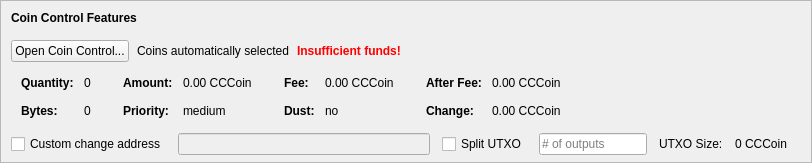
    <widget class="QFrame" name="frameCoinControl">
     <property name="sizePolicy">
      <sizepolicy hsizetype="Expanding" vsizetype="Expanding">
       <horstretch>0</horstretch>
       <verstretch>0</verstretch>
      </sizepolicy>
     </property>
     <property name="maximumSize">
      <size>
       <width>16777215</width>
       <height>16777215</height>
      </size>
     </property>
     <property name="frameShape">
      <enum>QFrame::StyledPanel</enum>
     </property>
     <property name="frameShadow">
      <enum>QFrame::Sunken</enum>
     </property>
     <layout class="QVBoxLayout" name="verticalLayoutCoinControl2">
      <property name="spacing">
       <number>0</number>
      </property>
      <property name="leftMargin">
       <number>0</number>
      </property>
      <property name="topMargin">
       <number>0</number>
      </property>
      <property name="rightMargin">
       <number>0</number>
      </property>
      <property name="bottomMargin">
       <number>6</number>
      </property>
      <item>
       <layout class="QVBoxLayout" name="verticalLayoutCoinControl" stretch="0,0,0,0,1">
        <property name="spacing">
         <number>0</number>
        </property>
        <property name="leftMargin">
         <number>10</number>
        </property>
        <property name="topMargin">
         <number>10</number>
        </property>
        <item>
         <layout class="QHBoxLayout" name="horizontalLayoutCoinControl1">
          <property name="bottomMargin">
           <number>15</number>
          </property>
          <item>
           <widget class="QLabel" name="labelCoinControlFeatures">
            <property name="sizePolicy">
             <sizepolicy hsizetype="Preferred" vsizetype="Maximum">
              <horstretch>0</horstretch>
              <verstretch>0</verstretch>
             </sizepolicy>
            </property>
            <property name="font">
             <font>
              <weight>75</weight>
              <bold>true</bold>
             </font>
            </property>
            <property name="styleSheet">
             <string notr="true">font-weight:bold;</string>
            </property>
            <property name="text">
             <string>Coin Control Features</string>
            </property>
           </widget>
          </item>
         </layout>
        </item>
        <item>
         <layout class="QHBoxLayout" name="horizontalLayoutCoinControl2" stretch="0,0,0,0">
          <property name="spacing">
           <number>8</number>
          </property>
          <property name="bottomMargin">
           <number>10</number>
          </property>
          <item>
           <widget class="QPushButton" name="pushButtonCoinControl">
            <property name="styleSheet">
             <string notr="true"/>
            </property>
            <property name="text">
             <string>Open Coin Control...</string>
            </property>
            <property name="autoDefault">
             <bool>false</bool>
            </property>
           </widget>
          </item>
          <item>
           <widget class="QLabel" name="labelCoinControlAutomaticallySelected">
            <property name="text">
             <string>Coins automatically selected</string>
            </property>
            <property name="margin">
             <number>5</number>
            </property>
           </widget>
          </item>
          <item>
           <widget class="QLabel" name="labelCoinControlInsuffFunds">
            <property name="font">
             <font>
              <weight>75</weight>
              <bold>true</bold>
             </font>
            </property>
            <property name="styleSheet">
             <string notr="true">color:red;font-weight:bold;</string>
            </property>
            <property name="text">
             <string>Insufficient funds!</string>
            </property>
            <property name="margin">
             <number>5</number>
            </property>
           </widget>
          </item>
          <item>
           <spacer name="horizontalSpacerCoinControl">
            <property name="orientation">
             <enum>Qt::Horizontal</enum>
            </property>
            <property name="sizeHint" stdset="0">
             <size>
              <width>40</width>
              <height>1</height>
             </size>
            </property>
           </spacer>
          </item>
         </layout>
        </item>
        <item>
         <widget class="QWidget" name="widgetCoinControl" native="true">
          <property name="sizePolicy">
           <sizepolicy hsizetype="Preferred" vsizetype="Preferred">
            <horstretch>0</horstretch>
            <verstretch>0</verstretch>
           </sizepolicy>
          </property>
          <property name="minimumSize">
           <size>
            <width>0</width>
            <height>0</height>
           </size>
          </property>
          <property name="styleSheet">
           <string notr="true"/>
          </property>
          <layout class="QHBoxLayout" name="horizontalLayoutCoinControl5">
           <property name="leftMargin">
            <number>0</number>
           </property>
           <property name="topMargin">
            <number>0</number>
           </property>
           <property name="rightMargin">
            <number>0</number>
           </property>
           <property name="bottomMargin">
            <number>0</number>
           </property>
           <item>
            <layout class="QHBoxLayout" name="horizontalLayoutCoinControl3" stretch="0,0,0,1">
             <property name="spacing">
              <number>20</number>
             </property>
             <property name="topMargin">
              <number>0</number>
             </property>
             <property name="bottomMargin">
              <number>10</number>
             </property>
             <item>
              <layout class="QFormLayout" name="formLayoutCoinControl1">
               <property name="horizontalSpacing">
                <number>10</number>
               </property>
               <property name="verticalSpacing">
                <number>14</number>
               </property>
               <property name="leftMargin">
                <number>10</number>
               </property>
               <property name="topMargin">
                <number>4</number>
               </property>
               <property name="rightMargin">
                <number>6</number>
               </property>
               <item row="0" column="0">
                <widget class="QLabel" name="labelCoinControlQuantityText">
                 <property name="font">
                  <font>
                   <weight>75</weight>
                   <bold>true</bold>
                  </font>
                 </property>
                 <property name="text">
                  <string>Quantity:</string>
                 </property>
                 <property name="margin">
                  <number>0</number>
                 </property>
                </widget>
               </item>
               <item row="0" column="1">
                <widget class="QLabel" name="labelCoinControlQuantity">
                 <property name="cursor">
                  <cursorShape>IBeamCursor</cursorShape>
                 </property>
                 <property name="contextMenuPolicy">
                  <enum>Qt::ActionsContextMenu</enum>
                 </property>
                 <property name="text">
                  <string notr="true">0</string>
                 </property>
                 <property name="margin">
                  <number>0</number>
                 </property>
                 <property name="textInteractionFlags">
                  <set>Qt::LinksAccessibleByMouse|Qt::TextSelectableByKeyboard|Qt::TextSelectableByMouse</set>
                 </property>
                </widget>
               </item>
               <item row="1" column="0">
                <widget class="QLabel" name="labelCoinControlBytesText">
                 <property name="font">
                  <font>
                   <weight>75</weight>
                   <bold>true</bold>
                  </font>
                 </property>
                 <property name="text">
                  <string>Bytes:</string>
                 </property>
                </widget>
               </item>
               <item row="1" column="1">
                <widget class="QLabel" name="labelCoinControlBytes">
                 <property name="cursor">
                  <cursorShape>IBeamCursor</cursorShape>
                 </property>
                 <property name="contextMenuPolicy">
                  <enum>Qt::ActionsContextMenu</enum>
                 </property>
                 <property name="text">
                  <string notr="true">0</string>
                 </property>
                 <property name="textInteractionFlags">
                  <set>Qt::LinksAccessibleByMouse|Qt::TextSelectableByKeyboard|Qt::TextSelectableByMouse</set>
                 </property>
                </widget>
               </item>
              </layout>
             </item>
             <item>
              <layout class="QFormLayout" name="formLayoutCoinControl2">
               <property name="horizontalSpacing">
                <number>10</number>
               </property>
               <property name="verticalSpacing">
                <number>14</number>
               </property>
               <property name="leftMargin">
                <number>6</number>
               </property>
               <property name="topMargin">
                <number>4</number>
               </property>
               <property name="rightMargin">
                <number>6</number>
               </property>
               <item row="0" column="0">
                <widget class="QLabel" name="labelCoinControlAmountText">
                 <property name="font">
                  <font>
                   <weight>75</weight>
                   <bold>true</bold>
                  </font>
                 </property>
                 <property name="text">
                  <string>Amount:</string>
                 </property>
                 <property name="margin">
                  <number>0</number>
                 </property>
                </widget>
               </item>
               <item row="0" column="1">
                <widget class="QLabel" name="labelCoinControlAmount">
                 <property name="cursor">
                  <cursorShape>IBeamCursor</cursorShape>
                 </property>
                 <property name="contextMenuPolicy">
                  <enum>Qt::ActionsContextMenu</enum>
                 </property>
                 <property name="text">
                  <string notr="true">0.00 CCCoin</string>
                 </property>
                 <property name="textInteractionFlags">
                  <set>Qt::LinksAccessibleByMouse|Qt::TextSelectableByKeyboard|Qt::TextSelectableByMouse</set>
                 </property>
                </widget>
               </item>
               <item row="1" column="0">
                <widget class="QLabel" name="labelCoinControlPriorityText">
                 <property name="font">
                  <font>
                   <weight>75</weight>
                   <bold>true</bold>
                  </font>
                 </property>
                 <property name="text">
                  <string>Priority:</string>
                 </property>
                </widget>
               </item>
               <item row="1" column="1">
                <widget class="QLabel" name="labelCoinControlPriority">
                 <property name="cursor">
                  <cursorShape>IBeamCursor</cursorShape>
                 </property>
                 <property name="contextMenuPolicy">
                  <enum>Qt::ActionsContextMenu</enum>
                 </property>
                 <property name="text">
                  <string>medium</string>
                 </property>
                 <property name="textInteractionFlags">
                  <set>Qt::LinksAccessibleByMouse|Qt::TextSelectableByKeyboard|Qt::TextSelectableByMouse</set>
                 </property>
                </widget>
               </item>
              </layout>
             </item>
             <item>
              <layout class="QFormLayout" name="formLayoutCoinControl3">
               <property name="horizontalSpacing">
                <number>10</number>
               </property>
               <property name="verticalSpacing">
                <number>14</number>
               </property>
               <property name="leftMargin">
                <number>6</number>
               </property>
               <property name="topMargin">
                <number>4</number>
               </property>
               <property name="rightMargin">
                <number>6</number>
               </property>
               <item row="0" column="0">
                <widget class="QLabel" name="labelCoinControlFeeText">
                 <property name="font">
                  <font>
                   <weight>75</weight>
                   <bold>true</bold>
                  </font>
                 </property>
                 <property name="text">
                  <string>Fee:</string>
                 </property>
                 <property name="margin">
                  <number>0</number>
                 </property>
                </widget>
               </item>
               <item row="0" column="1">
                <widget class="QLabel" name="labelCoinControlFee">
                 <property name="cursor">
                  <cursorShape>IBeamCursor</cursorShape>
                 </property>
                 <property name="contextMenuPolicy">
                  <enum>Qt::ActionsContextMenu</enum>
                 </property>
                 <property name="text">
                  <string notr="true">0.00 CCCoin</string>
                 </property>
                 <property name="textInteractionFlags">
                  <set>Qt::LinksAccessibleByMouse|Qt::TextSelectableByKeyboard|Qt::TextSelectableByMouse</set>
                 </property>
                </widget>
               </item>
               <item row="1" column="0">
                <widget class="QLabel" name="labelCoinControlLowOutputText">
                 <property name="font">
                  <font>
                   <weight>75</weight>
                   <bold>true</bold>
                  </font>
                 </property>
                 <property name="text">
                  <string>Dust:</string>
                 </property>
                </widget>
               </item>
               <item row="1" column="1">
                <widget class="QLabel" name="labelCoinControlLowOutput">
                 <property name="cursor">
                  <cursorShape>IBeamCursor</cursorShape>
                 </property>
                 <property name="contextMenuPolicy">
                  <enum>Qt::ActionsContextMenu</enum>
                 </property>
                 <property name="text">
                  <string>no</string>
                 </property>
                 <property name="textInteractionFlags">
                  <set>Qt::LinksAccessibleByMouse|Qt::TextSelectableByKeyboard|Qt::TextSelectableByMouse</set>
                 </property>
                </widget>
               </item>
              </layout>
             </item>
             <item>
              <layout class="QFormLayout" name="formLayoutCoinControl4">
               <property name="horizontalSpacing">
                <number>10</number>
               </property>
               <property name="verticalSpacing">
                <number>14</number>
               </property>
               <property name="leftMargin">
                <number>6</number>
               </property>
               <property name="topMargin">
                <number>4</number>
               </property>
               <property name="rightMargin">
                <number>6</number>
               </property>
               <item row="0" column="0">
                <widget class="QLabel" name="labelCoinControlAfterFeeText">
                 <property name="font">
                  <font>
                   <weight>75</weight>
                   <bold>true</bold>
                  </font>
                 </property>
                 <property name="text">
                  <string>After Fee:</string>
                 </property>
                 <property name="margin">
                  <number>0</number>
                 </property>
                </widget>
               </item>
               <item row="0" column="1">
                <widget class="QLabel" name="labelCoinControlAfterFee">
                 <property name="cursor">
                  <cursorShape>IBeamCursor</cursorShape>
                 </property>
                 <property name="contextMenuPolicy">
                  <enum>Qt::ActionsContextMenu</enum>
                 </property>
                 <property name="text">
                  <string notr="true">0.00 CCCoin</string>
                 </property>
                 <property name="textInteractionFlags">
                  <set>Qt::LinksAccessibleByMouse|Qt::TextSelectableByKeyboard|Qt::TextSelectableByMouse</set>
                 </property>
                </widget>
               </item>
               <item row="1" column="0">
                <widget class="QLabel" name="labelCoinControlChangeText">
                 <property name="font">
                  <font>
                   <weight>75</weight>
                   <bold>true</bold>
                  </font>
                 </property>
                 <property name="text">
                  <string>Change:</string>
                 </property>
                </widget>
               </item>
               <item row="1" column="1">
                <widget class="QLabel" name="labelCoinControlChange">
                 <property name="cursor">
                  <cursorShape>IBeamCursor</cursorShape>
                 </property>
                 <property name="contextMenuPolicy">
                  <enum>Qt::ActionsContextMenu</enum>
                 </property>
                 <property name="text">
                  <string notr="true">0.00 CCCoin</string>
                 </property>
                 <property name="textInteractionFlags">
                  <set>Qt::LinksAccessibleByMouse|Qt::TextSelectableByKeyboard|Qt::TextSelectableByMouse</set>
                 </property>
                </widget>
               </item>
              </layout>
             </item>
            </layout>
           </item>
          </layout>
         </widget>
        </item>
        <item>
         <layout class="QHBoxLayout" name="horizontalLayoutCoinControl4" stretch="0,0,0,0,0,0,0">
          <property name="spacing">
           <number>12</number>
          </property>
          <property name="sizeConstraint">
           <enum>QLayout::SetDefaultConstraint</enum>
          </property>
          <property name="topMargin">
           <number>5</number>
          </property>
          <property name="rightMargin">
           <number>5</number>
          </property>
          <item>
           <widget class="QCheckBox" name="checkBoxCoinControlChange">
            <property name="toolTip">
             <string>If this is activated, but the change address is empty or invalid, change will be sent to a newly generated address.</string>
            </property>
            <property name="text">
             <string>Custom change address</string>
            </property>
           </widget>
          </item>
          <item>
           <widget class="QValidatedLineEdit" name="lineEditCoinControlChange">
            <property name="enabled">
             <bool>false</bool>
            </property>
            <property name="sizePolicy">
             <sizepolicy hsizetype="Expanding" vsizetype="Fixed">
              <horstretch>0</horstretch>
              <verstretch>0</verstretch>
             </sizepolicy>
            </property>
           </widget>
          </item>
          <item>
           <widget class="QCheckBox" name="splitBlockCheckBox">
            <property name="text">
             <string>Split UTXO</string>
            </property>
           </widget>
          </item>
          <item>
           <widget class="QLineEdit" name="splitBlockLineEdit">
            <property name="sizePolicy">
             <sizepolicy hsizetype="Fixed" vsizetype="Fixed">
              <horstretch>50</horstretch>
              <verstretch>0</verstretch>
             </sizepolicy>
            </property>
            <property name="placeholderText">
             <string># of outputs</string>
            </property>
           </widget>
          </item>
          <item>
           <widget class="QLabel" name="labelBlockSizeText">
            <property name="text">
             <string>UTXO Size:</string>
            </property>
           </widget>
          </item>
          <item>
           <widget class="QLabel" name="labelBlockSize">
            <property name="text">
             <string>0 CCCoin</string>
            </property>
           </widget>
          </item>
          <item>
           <widget class="QLabel" name="labelCoinControlChangeLabel">
            <property name="sizePolicy">
             <sizepolicy hsizetype="Preferred" vsizetype="Expanding">
              <horstretch>0</horstretch>
              <verstretch>0</verstretch>
             </sizepolicy>
            </property>
            <property name="minimumSize">
             <size>
              <width>0</width>
              <height>0</height>
             </size>
            </property>
            <property name="text">
             <string/>
            </property>
            <property name="margin">
             <number>3</number>
            </property>
           </widget>
          </item>
         </layout>
        </item>
        <item>
         <spacer name="verticalSpacerCoinControl">
          <property name="orientation">
           <enum>Qt::Vertical</enum>
          </property>
          <property name="sizeHint" stdset="0">
           <size>
            <width>800</width>
            <height>1</height>
           </size>
          </property>
         </spacer>
        </item>
       </layout>
      </item>
     </layout>
    </widget>
